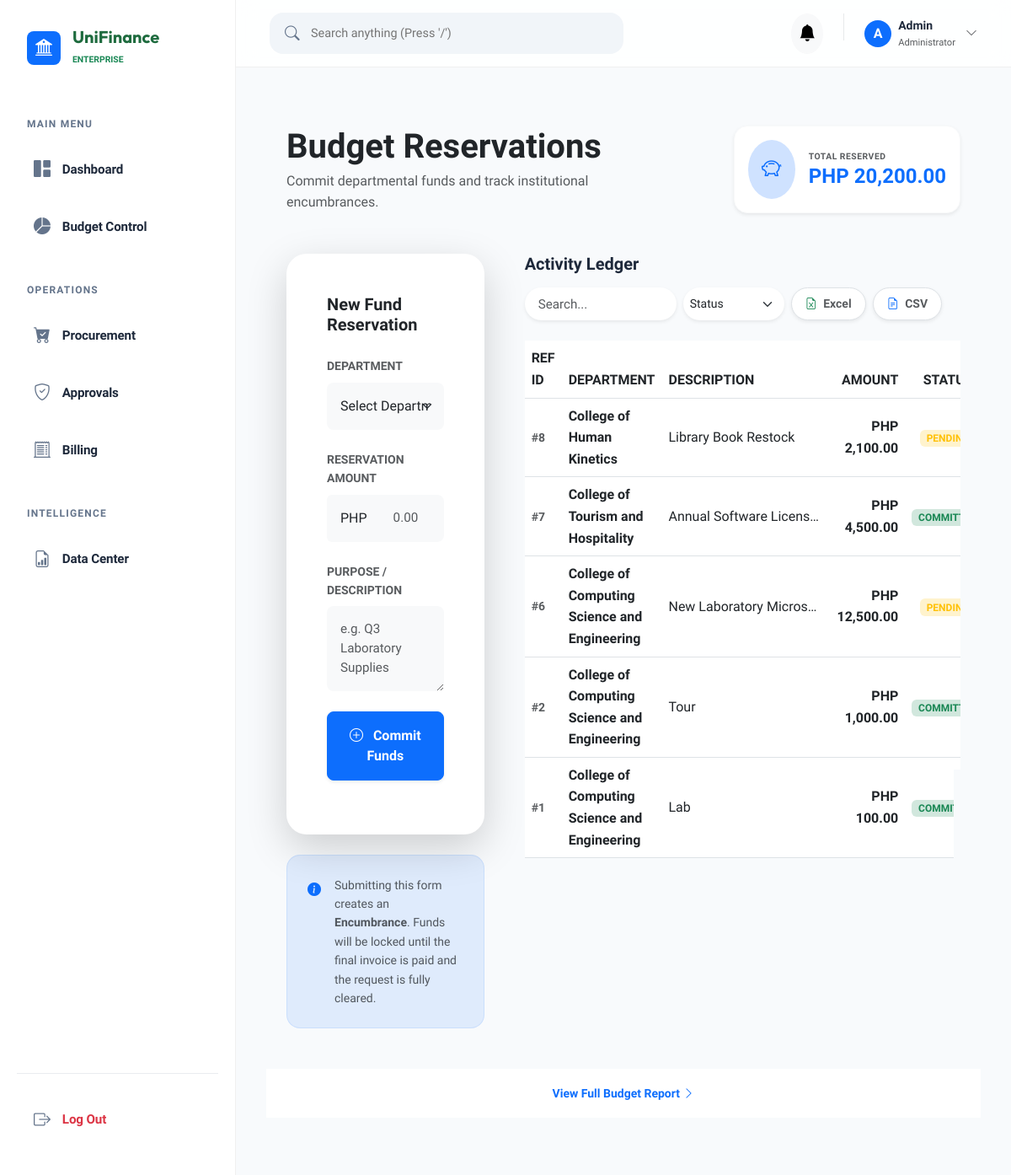
Page /finance/budget.php (signed in) on the committed database.
### tables this page shows
CREATE TABLE `budget_reservations` (
  `res_id` int(11) NOT NULL,
  `dept_id` int(11) DEFAULT NULL,
  `po_id` int(11) DEFAULT NULL,
  `description` varchar(255) DEFAULT NULL,
  `amount_reserved` decimal(15,2) DEFAULT NULL,
  `status` enum('pending','committed','cancelled') DEFAULT 'pending'
);

CREATE TABLE `departments` (
  `dept_id` int(11) NOT NULL,
  `dept_name` varchar(100) DEFAULT NULL,
  `total_budget` decimal(15,2) DEFAULT NULL
);

### finance/budget.php (the view, shortened to what this page needs)
<?php
include 'header.php';
include 'finance_logic.php';
$reservations = $conn->query("SELECT r.*, d.dept_name
                              FROM budget_reservations r
                              JOIN departments d ON r.dept_id = d.dept_id
                              ORDER BY r.res_id DESC LIMIT 10");
$total_reserved = $conn->query("SELECT SUM(amount_reserved) as total FROM budget_reservations")->fetch_assoc()['total'] ?? 0;
?>
<div class="container py-4">
    <div class="row align-items-center mb-5">
        <div class="col-md-7">
            <h1 class="display-6 fw-bold text-dark mb-1">Budget Reservations</h1>
            <p class="text-muted mb-0">Commit departmental funds and track institutional encumbrances.</p>
        </div>
        <div class="col-md-5 text-md-end mt-4 mt-md-0">
            <div class="d-inline-flex align-items-center bg-white p-3 rounded-4 shadow-sm border border-light">
                <div class="rounded-circle bg-primary-subtle p-3 me-3 text-primary">
                    <i class="bi bi-piggy-bank fs-4"></i>
                </div>
                <div class="text-start">
                    <div class="small text-muted fw-bold text-uppercase" style="font-size: 0.65rem; letter-spacing: 0.5px;">Total Reserved</div>
                    <div class="h4 fw-bold mb-0 text-primary"><?= formatCurrency($total_reserved) ?></div>
                </div>
            </div>
        </div>
    </div>
    <div class="row g-5">
        <div class="col-lg-4">
            <div class="card border-0 shadow-lg p-3" id="reservation-form-card" style="border-radius: 24px;">
                <div class="card-body">
                    <h5 class="fw-bold mb-4 text-dark">New Fund Reservation</h5>
                    <form id="resForm">
                        <div class="mb-4">
                            <label class="form-label small fw-bold text-muted">DEPARTMENT</label>
                            <select name="dept_id" class="form-select border-0 bg-light p-3 rounded-3" required>
                                <option value="" selected disabled>Select Department...</option>
                            </select>
                        </div>
                        <div class="mb-4">
                            <label class="form-label small fw-bold text-muted">RESERVATION AMOUNT</label>
                            <div class="input-group">
                                <span class="input-group-text border-0 bg-light p-3">PHP</span>
                                <input type="number" name="amount" class="form-control border-0 bg-light p-3 rounded-end-3" step="0.01" min="0" placeholder="0.00" required>
                            </div>
                        </div>
                        <div class="mb-4">
                            <label class="form-label small fw-bold text-muted">PURPOSE / DESCRIPTION</label>
                            <textarea name="desc" class="form-control border-0 bg-light p-3 rounded-3" rows="3" placeholder="e.g. Q3 Laboratory Supplies" required></textarea>
                        </div>
                        <button type="submit" class="btn btn-primary w-100 py-3 fw-bold rounded-3 shadow-sm">
                            <i class="bi bi-plus-circle me-2"></i> Commit Funds
                        </button>
                    </form>
                </div>
            </div>
            <div class="mt-4 p-4 rounded-4 bg-primary bg-opacity-10 border border-primary border-opacity-10">
                <div class="d-flex align-items-start">
                    <i class="bi bi-info-circle-fill text-primary mt-1 me-3"></i>
                    <p class="small text-muted mb-0">
                        Submitting this form creates an <strong>Encumbrance</strong>. Funds will be locked until the final invoice is paid and the request is fully cleared.
                    </p>
                </div>
            </div>
        </div>
        <div class="col-lg-8">
            <div class="d-flex justify-content-between align-items-center mb-4 flex-wrap gap-3">
                <h5 class="fw-bold mb-0">Activity Ledger</h5>
                <div class="d-flex gap-2 flex-wrap">
                    <input type="text" id="budgetSearch" class="form-control form-control-sm border-0 bg-white shadow-sm p-2 px-3 rounded-pill" placeholder="Search..." style="width: 180px;">
                    <select id="budgetStatusFilter" class="form-select form-select-sm border-0 bg-white shadow-sm p-2 rounded-pill" style="width: 120px;">
                        <option value="">Status</option>
                    </select>
                    <button type="button" id="budgetExportExcelBtn" class="btn btn-sm btn-white bg-white shadow-sm border p-2 px-3 rounded-pill fw-bold text-muted hov-primary"><i class="bi bi-file-earmark-excel me-1 text-success"></i> Excel</button>
                    <button type="button" id="budgetExportBtn" class="btn btn-sm btn-white bg-white shadow-sm border p-2 px-3 rounded-pill fw-bold text-muted hov-primary"><i class="bi bi-file-earmark-text me-1 text-primary"></i> CSV</button>
                </div>
            </div>
            <div class="table-responsive">
                <table class="table align-middle" id="budgetTable">
                    <thead>
                        <tr>
                            <th>REF ID</th>
                            <th>DEPARTMENT</th>
                            <th>DESCRIPTION</th>
                            <th class="text-end">AMOUNT</th>
                            <th class="text-center">STATUS</th>
                        </tr>
                    </thead>
                    <tbody>
                        <?php if($reservations->num_rows > 0): while($row = $reservations->fetch_assoc()): ?>
                        <tr class="budget-row" data-id="<?= $row['res_id'] ?>" data-status="<?= strtolower($row['status']) ?>" data-amount="<?= (float) $row['amount_reserved'] ?>" id="res-row-<?= $row['res_id'] ?>">
                            <td class="small text-muted fw-bold">#<?= $row['res_id'] ?></td>
                            <td>
                                <div class="fw-bold"><?= $row['dept_name'] ?></div>
                            </td>
                            <td style="max-width: 200px;" class="text-truncate" title="<?= htmlspecialchars($row['description']) ?>">
                                <?= htmlspecialchars($row['description']) ?>
                            </td>
                            <td class="text-end fw-bold text-dark"><?= formatCurrency($row['amount_reserved']) ?></td>
                            <td class="text-center">
                                <?php if($row['status'] == 'pending'): ?>
                                    <span class="badge bg-warning-subtle text-warning">PENDING</span>
                                <?php elseif($row['status'] == 'cancelled'): ?>
                                    <span class="badge bg-danger-subtle text-danger">CANCELLED</span>
                                <?php else: ?>
                                    <span class="badge bg-success-subtle text-success">COMMITTED</span>
                                <?php endif; ?>
                            </td>
                        </tr>
                        <?php endwhile; endif; ?>
                            </tbody>
                        </table>
                    </div>
                </div>
                <div class="card-footer bg-white text-center py-3">
                    <a href="reports.php" class="small text-decoration-none fw-bold">View Full Budget Report <i class="bi bi-chevron-right"></i></a>
                </div>
            </div>
        </div>
</body>
</html>

### finance/header.php (style rules this page uses)
:root { --primary: #1e6b3e; --primary-light: #f0fdf4; --sidebar-bg: #ffffff; --main-bg: #f8fafc; --glass-bg: rgba(255, 255, 255, 0.85); --card-radius: 20px; --accent: #2ecc71; --text-main: #1e293b; --text-muted: #64748b; }
body { background-color: var(--main-bg); background-image: radial-gradient(at 0% 0%, rgba(30, 107, 62, 0.03) 0px, transparent 50%), radial-gradient(at 100% 100%, rgba(30, 107, 62, 0.03) 0px, transparent 50%); font-family: "Plus Jakarta Sans", sans-serif; color: var(--text-main); overflow-x: hidden; margin: 0; padding: 0; line-height: 1.6; }
.card { background: #ffffff; border: 1px solid rgba(0,0,0,0.05); border-radius: 24px; box-shadow: 0 10px 40px -10px rgba(0, 0, 0, 0.04); transition: all 0.3s cubic-bezier(0.4, 0, 0.2, 1); padding: 8px; }
.card-body { padding: 32px; }
.form-control { border-radius: 14px; padding: 12px 20px; border: 1.5px solid #edf2f7; font-size: 0.95rem; font-weight: 500; transition: all 0.2s; }
.btn { border-radius: 12px; padding: 10px 20px; font-weight: 600; transition: all 0.2s; }
.btn-primary { box-shadow: 0 4px 12px rgba(30, 107, 62, 0.15); }

### rows in the picture
budget_reservations: res_id "8", dept.dept_name "College of Human Kinetics", description "Library Book Restock", amount_reserved "PHP 2,100.00", status "PENDING"
budget_reservations: res_id "7", dept.dept_name "College of Tourism and Hospitality", description "Annual Software Licenses", amount_reserved "PHP 4,500.00", status "COMMITTED"
budget_reservations: res_id "6", dept.dept_name "College of Computing Science and Engineering", description "New Laboratory Micros…", amount_reserved "PHP 12,500.00", status "PENDING"
budget_reservations: res_id "2", dept.dept_name "College of Computing Science and Engineering", description "Tour", amount_reserved "PHP 1,000.00", status "COMMITTED"
budget_reservations: res_id "1", dept.dept_name "College of Computing Science and Engineering", description "Lab", amount_reserved "PHP 100.00", status "COMMITTED"

### other values in the picture
substr($_SESSION['username'] ?? 'A', 0, 1) "A"
$_SESSION['username'] "Admin"
formatCurrency($total_reserved) "PHP 20,200.00"
